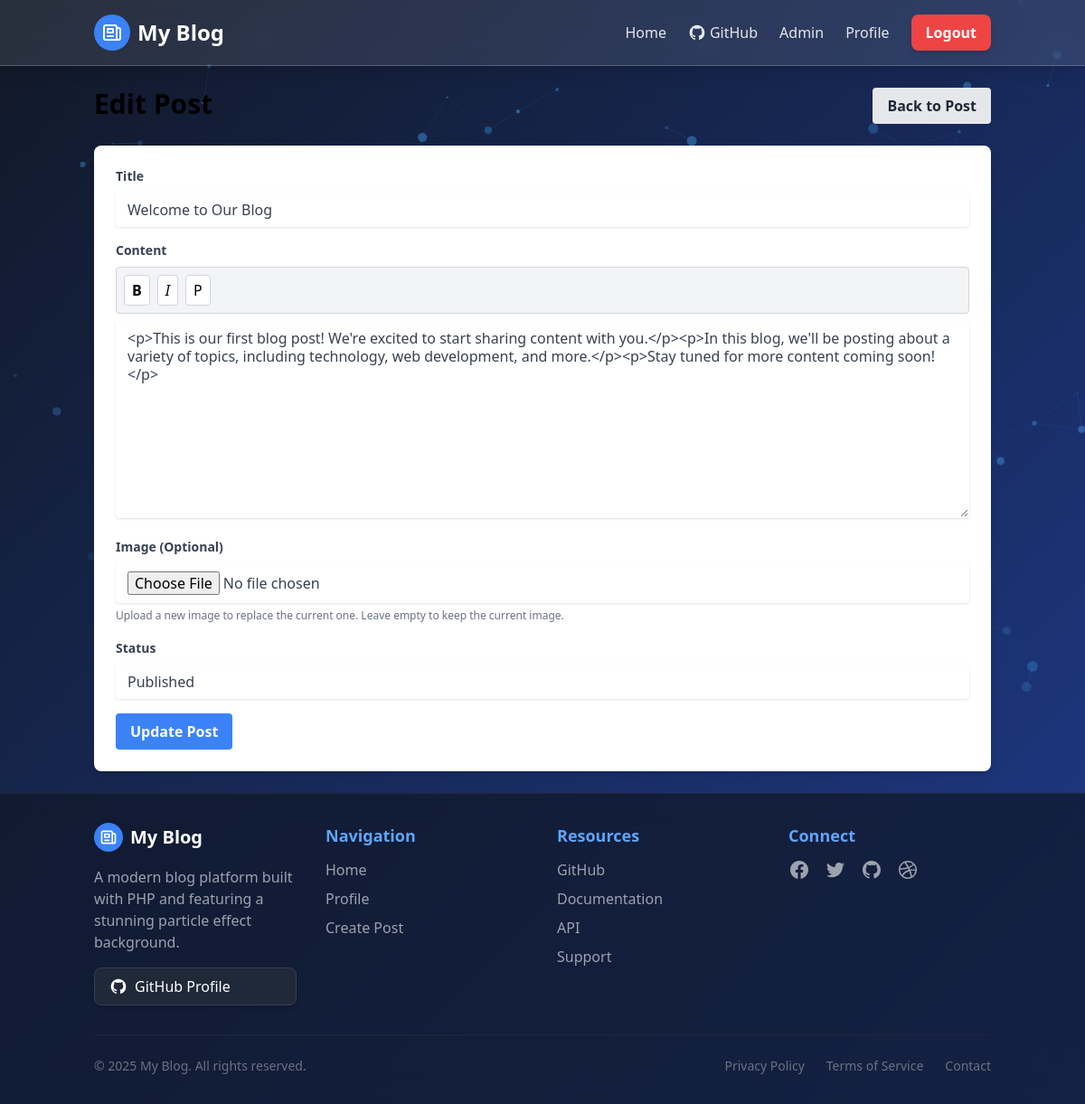
The app's page /public/posts/edit/1 (signed in) with its own data.
### tables this page shows
CREATE TABLE IF NOT EXISTS posts (
  id INT AUTO_INCREMENT PRIMARY KEY,
  user_id INT NOT NULL,
  title VARCHAR(255) NOT NULL,
  slug VARCHAR(255) NOT NULL UNIQUE,
  body TEXT NOT NULL,
  image VARCHAR(255) NOT NULL DEFAULT 'noimage.jpg',
  status ENUM('published', 'draft') NOT NULL DEFAULT 'published',
  created_at TIMESTAMP DEFAULT CURRENT_TIMESTAMP,
  updated_at TIMESTAMP DEFAULT CURRENT_TIMESTAMP ON UPDATE CURRENT_TIMESTAMP,
  FOREIGN KEY (user_id) REFERENCES users(id) ON DELETE CASCADE
);

### app/helpers/Router.php (called while the page is built, shortened)
<?php
class Router {
    protected $currentMethod = DEFAULT_METHOD;
    public function __construct() {
        $url = $this->getUrl();
        if(isset($url[0]) && file_exists('../app/controllers/' . ucwords($url[0]) . '.php')) {
            unset($url[0]);
        }
        $this->currentController = new $this->currentController;
        if(isset($url[1])) {
            if(method_exists($this->currentController, $url[1])) {
                $this->currentMethod = $url[1];
                unset($url[1]);
            }
        }
        $this->params = $url ? array_values($url) : [];
        call_user_func_array([$this->currentController, $this->currentMethod], $this->params);
    }
    public function getUrl() {
        if(isset($_GET['url'])) {
            $url = rtrim($_GET['url'], '/');
            $url = filter_var($url, FILTER_SANITIZE_URL);
            $url = explode('/', $url);
            return $url;
        }
        return ['posts', 'index'];
    }
}
?>

### public/index.php (called while the page is built, shortened)
<?php
require_once '../app/helpers/Router.php';
require_once '../app/models/Database.php';
$router = new Router();
?>

### app/models/Database.php (called while the page is built, shortened)
<?php
class Database {
    private $host = DB_HOST;
    private $user = DB_USER;
    private $pass = DB_PASS;
    private $dbname = DB_NAME;
    private $dbh;
    private $stmt;
    public function __construct() {
        $dsn = 'mysql:host=' . $this->host . ';dbname=' . $this->dbname;
        $options = array(
            PDO::ATTR_PERSISTENT => true,
            PDO::ATTR_ERRMODE => PDO::ERRMODE_EXCEPTION
        );
        try {
            $this->dbh = new PDO($dsn, $this->user, $this->pass, $options);
        } catch(PDOException $e) {
            $this->error = $e->getMessage();
            echo 'Database Connection Error: ' . $this->error;
        }
    }
    public function query($sql) {
        $this->stmt = $this->dbh->prepare($sql);
    }
    public function bind($param, $value, $type = null) {
        if(is_null($type)) {
            switch(true) {
                default:
                    $type = PDO::PARAM_STR;
            }
        }
        $this->stmt->bindValue($param, $value, $type);
    }
    public function execute() {
        return $this->stmt->execute();
    }
    public function single() {
        $this->execute();
        return $this->stmt->fetch(PDO::FETCH_OBJ);
    }
}
?>

### app/models/Post.php (called while the page is built, shortened)
<?php
class Post {
    private $db;
    public function __construct() {
        $this->db = new Database;
    }
    public function getPostById($id) {
        $this->db->query('SELECT p.*, u.username, u.name
                          FROM posts p
                          INNER JOIN users u
                          ON p.user_id = u.id
                          WHERE p.id = :id');
        $this->db->bind(':id', $id);
        return $this->db->single();
    }
}
?>

### app/views/posts/edit.php (the view, shortened to what this page needs)
<?php require APPROOT . '/views/includes/header.php'; ?>
<div class="flex justify-between items-start mb-6">
  <h1 class="text-3xl font-bold">Edit Post</h1>
  <a href="<?php echo BASE_URL; ?>/posts/show/<?php echo $data['id']; ?>" class="bg-gray-200 hover:bg-gray-300 text-gray-800 font-semibold py-2 px-4 rounded">
    <i class="fas fa-arrow-left"></i> Back to Post
  </a>
</div>
<div class="bg-white rounded-lg shadow-md p-6">
  <form action="<?php echo BASE_URL; ?>/posts/edit/<?php echo $data['id']; ?>" method="post" enctype="multipart/form-data">
    <div class="mb-4">
      <label for="title" class="block text-gray-700 text-sm font-bold mb-2">Title</label>
      <input type="text" name="title" id="title" class="shadow appearance-none border rounded w-full py-2 px-3 text-gray-700 leading-tight focus:outline-none focus:shadow-outline <?php echo (!empty($data['title_err'])) ? 'border-red-500' : ''; ?>" value="<?php echo $data['title']; ?>" placeholder="Post Title">
    </div>
    <div class="mb-4">
      <label for="body" class="block text-gray-700 text-sm font-bold mb-2">Content</label>
      <textarea name="body" id="body" rows="10" class="shadow appearance-none border rounded w-full py-2 px-3 text-gray-700 leading-tight focus:outline-none focus:shadow-outline <?php echo (!empty($data['body_err'])) ? 'border-red-500' : ''; ?>" placeholder="Post Content"><?php echo $data['body']; ?></textarea>
    </div>
    <div class="mb-4">
      <label for="image" class="block text-gray-700 text-sm font-bold mb-2">Image (Optional)</label>
      <input type="file" name="image" id="image" class="shadow appearance-none border rounded w-full py-2 px-3 text-gray-700 leading-tight focus:outline-none focus:shadow-outline">
      <span class="text-gray-500 text-xs">Upload a new image to replace the current one. Leave empty to keep the current image.</span>
    </div>
    <?php if(isset($_SESSION['user_role']) && $_SESSION['user_role'] == 'admin'): ?>
      <div class="mb-4">
        <label for="status" class="block text-gray-700 text-sm font-bold mb-2">Status</label>
        <select name="status" id="status" class="shadow appearance-none border rounded w-full py-2 px-3 text-gray-700 leading-tight focus:outline-none focus:shadow-outline">
          <option value="published" <?php echo ($data['status'] == 'published') ? 'selected' : ''; ?>>Published</option>
        </select>
      </div>
    <?php endif; ?>
    <button type="submit" class="bg-blue-500 hover:bg-blue-700 text-white font-bold py-2 px-4 rounded focus:outline-none focus:shadow-outline">
      Update Post
    </button>
  </form>
</div>
<?php require APPROOT . '/views/includes/footer.php'; ?>

### public/css/style.css (style rules this page uses)
input, textarea, select { backdrop-filter: blur(4px); -webkit-backdrop-filter: blur(4px); background-color: rgba(255, 255, 255, 0.05); border: 1px solid rgba(255, 255, 255, 0.1); color: white; transition: all 0.3s ease; max-width: 100%; }

### records on screen
posts: title "Welcome to Our Blog", body "<p>This is our first blog post! We're excited to start sharing content with you.</p><p>In this blog, we'll be posting about a variety of topics, including technology, web development, and more.</p><p>Stay tuned for more content coming soon!</p>", status "Published"

### other values on screen
APP_NAME "My Blog"
